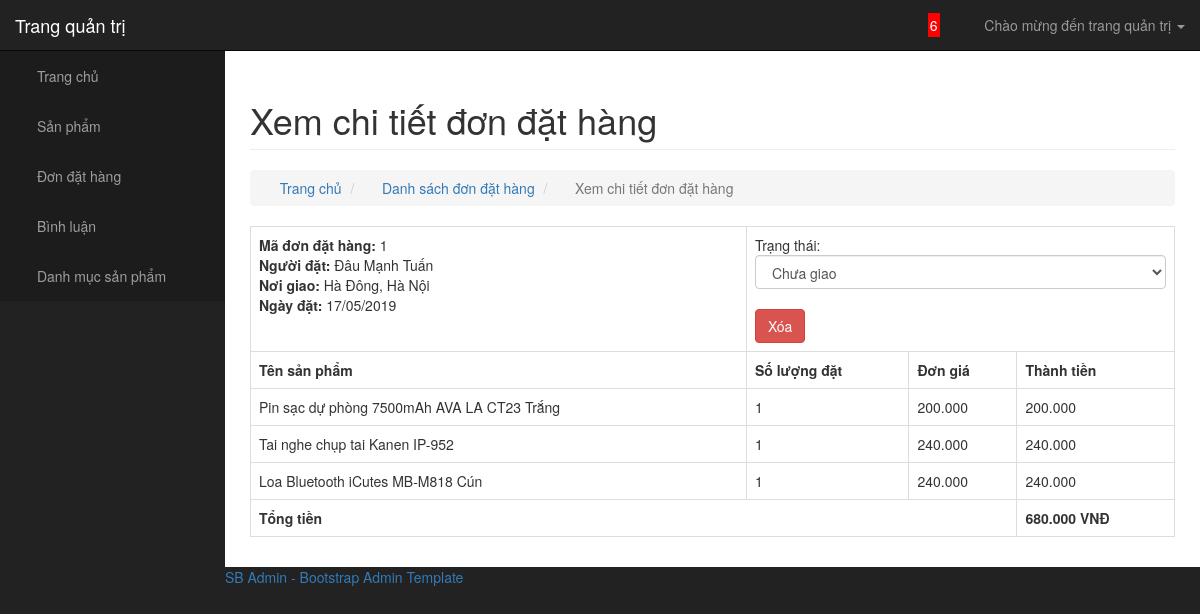
Screenshot of /page_admin/DonDatHang_Xem.php?MaDonDat=1 (signed in) with the database file from the repository.
### tables this page shows
CREATE TABLE `dondat` (
  `MaDonDat` int(11) NOT NULL,
  `TenDangNhap` varchar(255) NOT NULL,
  `MaNhanVien` int(11) NOT NULL,
  `TrangThai` text NOT NULL,
  `NoiGiao` text NOT NULL,
  `NgayDat` date NOT NULL
);

CREATE TABLE `thanhvien` (
  `TenDangNhap` varchar(255) NOT NULL,
  `MatKhau` text NOT NULL,
  `HoTen` text NOT NULL,
  `NgaySinh` date NOT NULL,
  `GioiTinh` text NOT NULL,
  `DiaChi` text NOT NULL,
  `DienThoai` text NOT NULL,
  `Email` text NOT NULL
);

CREATE TABLE `ct_dondat` (
  `MaDonDat` int(11) NOT NULL,
  `MaSanPham` int(11) NOT NULL,
  `SoLuong` int(11) NOT NULL
);

CREATE TABLE `sanpham` (
  `MaSanPham` int(11) NOT NULL,
  `TenSanPham` text NOT NULL,
  `SoLuong` int(11) NOT NULL,
  `Anh` text NOT NULL,
  `DonGia` decimal(10,0) NOT NULL,
  `ThongTin` text NOT NULL,
  `TrangThai` text NOT NULL,
  `MaLoaiSP` int(11) NOT NULL,
  `Anh2` text NOT NULL,
  `Anh3` text NOT NULL
);

### page_admin/DonDatHang_Xem.php (the view, shortened to what this page needs)
<?php
include("../layout/header_admin.php");
global $conn;
$layDonDat="SELECT dondat.* , thanhvien.HoTen  hotentv , nhanvien.HoTen  hotennv FROM dondat
                INNER JOIN thanhvien ON dondat.TenDangNhap=thanhvien.TenDangNhap
                INNER JOIN nhanvien ON dondat.MaNhanVien=nhanvien.MaNhanVien
                WHERE MaDonDat='".$_GET["MaDonDat"]."'";
$truyvan_layDonDat=mysqli_query($conn,$layDonDat);
if(mysqli_num_rows($truyvan_layDonDat)>0)
{
    $cotDDH=mysqli_fetch_array($truyvan_layDonDat);
    $layCT_DonDat="SELECT  sanpham.*, ct_dondat.* FROM ct_dondat
                INNER JOIN sanpham ON ct_dondat.MaSanPham=sanpham.MaSanPham
                WHERE MaDonDat='".$_GET["MaDonDat"]."'";
    $truyvan_layCT_DonDat=mysqli_query($conn,$layCT_DonDat);
}
else
{
    echo "<script>location='DonDatHang.php';</script>";
}
?>
    <div id="page-wrapper">
        <div class="container-fluid">
            <div class="row">
                <div class="col-lg-12">
                    <h1 class="page-header">
                       Xem chi tiết đơn đặt hàng
                    </h1>
                    <ol class="breadcrumb">
                        <li>
                            <i class="fa fa-home"></i>  <a href="index.php">Trang chủ</a>
                        </li>
                        <li class="active">
                            <i class="fa fa-file"></i> <a href="DonDatHang.php">Danh sách đơn đặt hàng</a>
                        </li>
                        <li class="active">
                            <i class="fa fa-file"></i> Xem chi tiết đơn đặt hàng
                        </li>
                    </ol>
                </div>
                <div class="col-lg-12">
                    <div >
                        <form id="frmDuyetDDH" method="post" action="<?php echo $_SERVER["REQUEST_URI"]; ?>">
                            <table class="table table-bordered">
                                <tr>
                                    <td >
                                        <b>Mã đơn đặt hàng:</b> <?php echo $cotDDH["MaDonDat"]; ?> <br>
                                        <b>Người đặt:</b> <?php echo $cotDDH["hotentv"]; ?> <br>
                                        <b>Nơi giao:</b> <?php echo $cotDDH["NoiGiao"]; ?> <br>
                                        <b>Ngày đặt:</b> <?php echo date("d/m/Y",strtotime($cotDDH["NgayDat"]));?> <br>
                                    </td>
                                    <td colspan="3">
                                       Trạng thái:
                                        <select name="TrangThai" id="TrangThai" class="form-control">
                                            <?php if(trim($cotDDH["TrangThai"])==0) {?>
                                                <option selected value="0">Chưa giao</option>
                                            <?php }else{
                                                ?>
                                                <option value="0">Chưa giao</option>
                                                <option selected value="1">Đã giao</option>
                                           <?php } ?>
                                        </select>
                                        <br>
                                        <a href="<?php echo $_SERVER["PHP_SELF"]; ?>?MaDonDatXoa=<?php echo $cotDDH["MaDonDat"]; ?>" id="Xoa" class="btn btn-danger">Xóa</a>
                                    </td>
                                </tr>
                                <tr>
                                    <th>Tên sản phẩm</th>
                                    <th>Số lượng đặt</th>
                                    <th>Đơn giá</th>
                                    <th>Thành tiền</th>
                                </tr>
                                <?php
                                $tongtien=0;
                                while($cotCT_DDH=mysqli_fetch_array($truyvan_layCT_DonDat))
                                    {
                                        $tongtien+=$cotCT_DDH["SoLuong"]*$cotCT_DDH["DonGia"];
                                 ?>
                                    <tr>
                                        <td><?php echo $cotCT_DDH["TenSanPham"]; ?></td>
                                        <td><?php echo $cotCT_DDH["SoLuong"]; ?></td>
                                        <td><?php echo DinhDangTien($cotCT_DDH["DonGia"]); ?></td>
                                        <td><?php echo DinhDangTien($cotCT_DDH["SoLuong"]*$cotCT_DDH["DonGia"]); ?></td>
                                    </tr>
                                <?php  } ?>
                                <tr>
                                    <th colspan="3">Tổng tiền</th>
                                    <th><?php echo DinhDangTien($tongtien); ?> VNĐ</th>
                                </tr>
                            </table>
                        </form>
                    </div>
                </div>
            </div>
        </div>
    </div>
<?php
include("../layout/footer_admin.php");
?>

### css/cssAdmin/sb-admin.css (style rules this page uses)
body { margin-top: 100px; background-color: #222; }
@media (min-width:768px) { body { margin-top: 50px; } }
#page-wrapper { width: 100%; padding: 0; background-color: #fff; }
@media (min-width:768px) { #page-wrapper { padding: 10px; } }

### rows the page displays
dondat: MaDonDat "1", TenDangNhap.HoTen "Đâu Mạnh Tuấn", NoiGiao "Hà Đông, Hà Nội", NgayDat "17/05/2019", TrangThai "Chưa giao"
ct_dondat: MaSanPham.TenSanPham "Pin sạc dự phòng 7500mAh AVA LA CT23 Trắng", SoLuong "1", MaSanPham.DonGia "200.000", DinhDangTien($cotCT_DDH['SoLuong']*$cotCT_DDH['DonGia']) "200.000"
ct_dondat: MaSanPham.TenSanPham "Tai nghe chụp tai Kanen IP-952", SoLuong "1", MaSanPham.DonGia "240.000", DinhDangTien($cotCT_DDH['SoLuong']*$cotCT_DDH['DonGia']) "240.000"
ct_dondat: MaSanPham.TenSanPham "Loa Bluetooth iCutes MB-M818 Cún", SoLuong "1", MaSanPham.DonGia "240.000", DinhDangTien($cotCT_DDH['SoLuong']*$cotCT_DDH['DonGia']) "240.000"

### other values shown
$soDDH "6"
DinhDangTien($tongtien) "680.000"
